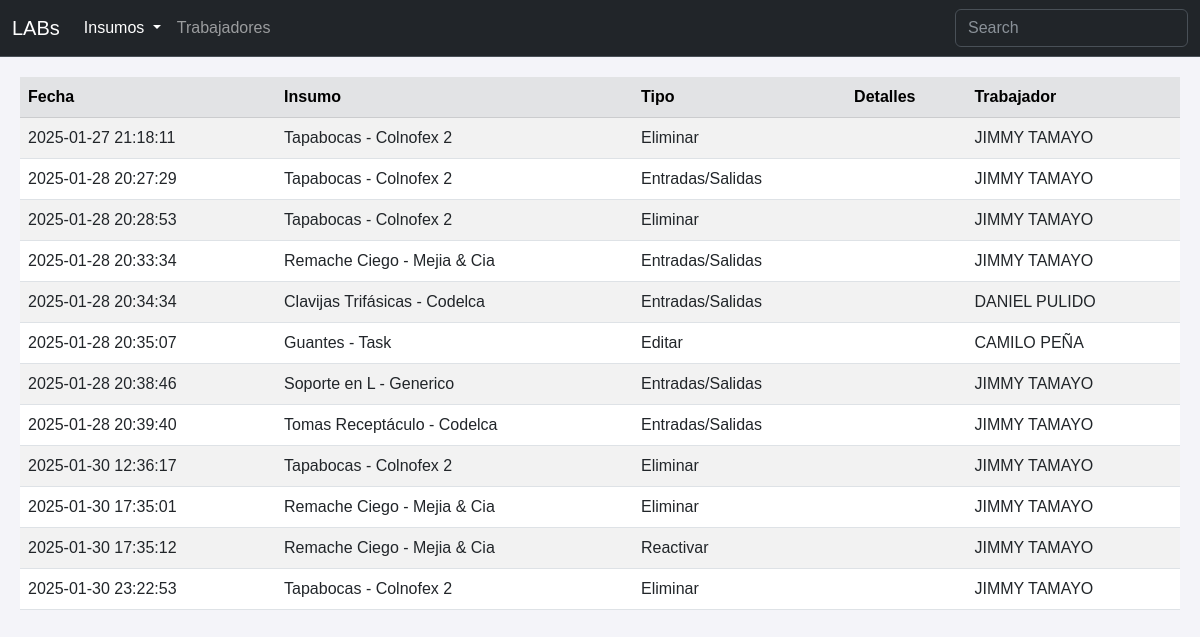
Before: /history with the older database file.
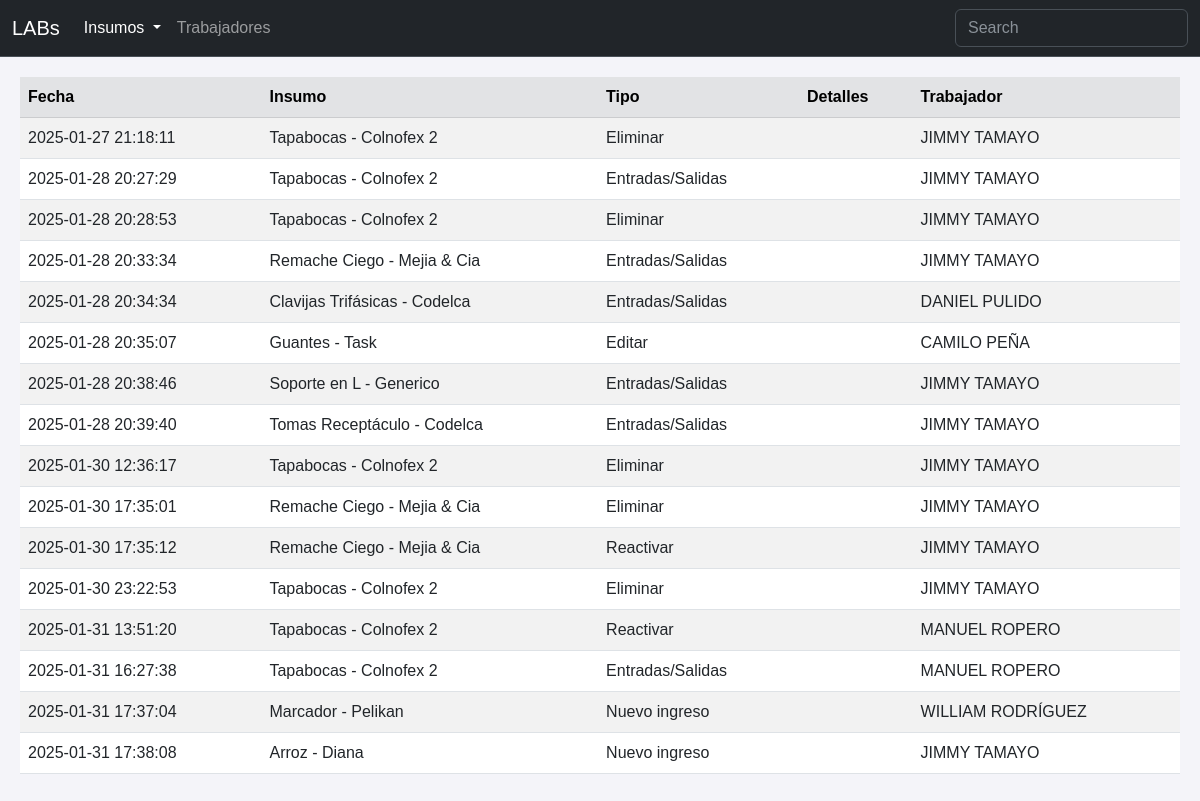
After: the same page with the newer database file.
### tables this page shows
CREATE TABLE historial (
    Historial_id INTEGER PRIMARY KEY,
    Tipo TEXT NOT NULL,
    Detalles TEXT,
    Trabajador_id INTEGER NOT NULL,
    Fecha DATETIME NOT NULL,
    Item_id INTEGER NOT NULL,
    FOREIGN KEY (Trabajador_id) REFERENCES trabajadores (Trabajador_id),
    FOREIGN KEY (Item_id) REFERENCES insumos (Item_id)
);

CREATE TABLE insumos (
    Item_id INTEGER PRIMARY KEY,
    Activo BOOL NOT NULL,
    Nombre TEXT NOT NULL,
    Detalles TEXT,
    Cantidad INTEGER NOT NULL,
    Cantidad_Inicial INTEGER NOT NULL,
    Estado_id INTEGER NOT NULL,
    Ubicacion_id INTEGER NOT NULL,
    Empaque_id INTEGER NOT NULL,
    FOREIGN KEY (Estado_id) REFERENCES estados (Estado_id),
    FOREIGN KEY (Ubicacion_id) REFERENCES ubicaciones (Ubicacion_id),
    FOREIGN KEY (Empaque_id) REFERENCES empaques (Empaque_id)
);

CREATE TABLE trabajadores (
    Trabajador_id INTEGER PRIMARY KEY,
    Nombre_Apellido TEXT NOT NULL,
    Dependencia TEXT NOT NULL,
    Cargo TEXT NOT NULL,
    Correo TEXT NOT NULL 
);

### app.py (the view)
@app.route('/history')
def history():
    conn = sqlite3.connect('inventario.db')
    cursor = conn.cursor()
    history = cursor.execute('''
    SELECT
        historial.Fecha,
        insumos.Nombre,
        historial.Tipo,
        historial.Detalles,
        trabajadores.Nombre_Apellido
    FROM historial
    INNER JOIN insumos ON historial.Item_id = insumos.Item_id
    INNER JOIN trabajadores ON historial.Trabajador_id = trabajadores.Trabajador_id;
    ''').fetchall()
    conn.close()
    column_history = ["date","name","type","details","worker"]
    history_dict = [dict(zip(column_history, row)) for row in history]
    return render_template('history.html', histories=history_dict)

### templates/history.html (shortened to what this page needs)
<!DOCTYPE html>
<html lang="es">
<head>
    <link rel="stylesheet" href="https://cdn.jsdelivr.net/npm/bootstrap-icons@1.11.3/font/bootstrap-icons.min.css">
    <link href="https://cdn.jsdelivr.net/npm/bootstrap@5.3.0/dist/css/bootstrap.min.css" rel="stylesheet">
    <link href="https://cdn.datatables.net/2.2.1/css/dataTables.dataTables.css" rel="stylesheet">
    <link rel="stylesheet" href="{{ url_for('static', filename='styles.css') }}">
</head>
<body>
    <nav class="navbar navbar-expand-sm bg-dark border-bottom border-body" data-bs-theme="dark">
        <div class="container-fluid">
            <a class="navbar-brand" href="#">LABs</a>
            <div class="collapse navbar-collapse" id="navbarNav">
                <ul class="navbar-nav">
                    <li class="nav-item dropdown">
                        <a class="nav-link dropdown-toggle active" aria-current="page" href="#" role="button" data-bs-toggle="dropdown" aria-expanded="false">
                            Insumos
                        </a>
                    </li>
                    <li class="nav-item">
                        <a class="nav-link" href="{{ url_for('workers') }}">Trabajadores</a>
                    </li>
                </ul>
                <form class="d-flex ms-auto" role="search">
                    <input class="form-control" id="searchFilter" type="search" placeholder="Search" aria-label="Search">
                </form>
            </div>
        </div>
    </nav>
    <div class="table-responsive">
        <table class="table table-striped table-hover align-middle" id="history-table">
            <thead class="table-secondary">
                <tr>
                    <th>Fecha</th>
                    <th>Insumo</th>
                    <th>Tipo</th>
                    <th>Detalles</th>
                    <th>Trabajador</th>
                </tr>
            </thead>
            <tbody>
                {% for history in histories %}
                    <tr>
                        <td>{{ history.date }}</td>
                        <td>{{ history.name }}</td>
                        <td>{{ history.type }}</td>
                        <td>{{ history.details }}</td>
                        <td>{{ history.worker }}</td>
                    </tr>
                {% endfor %}
            </tbody>
        </table>
    </div>
</body>
</html>

### static/styles.css (style rules this page uses)
body { font-family: Arial, sans-serif; background-color: #f4f4f9; color: #333; }
.table-responsive { margin: 20px; }
nav { text-align: center; }

Changed rows visible on the page:
added historial: date "2025-01-31 13:51:20", name "Tapabocas - Colnofex 2", type "Reactivar", worker "MANUEL ROPERO"
added historial: date "2025-01-31 16:27:38", name "Tapabocas - Colnofex 2", type "Entradas/Salidas", worker "MANUEL ROPERO"
added historial: date "2025-01-31 17:37:04", name "Marcador - Pelikan", type "Nuevo ingreso", worker "WILLIAM RODRÍGUEZ"
added historial: date "2025-01-31 17:38:08", name "Arroz - Diana", type "Nuevo ingreso", worker "JIMMY TAMAYO"
